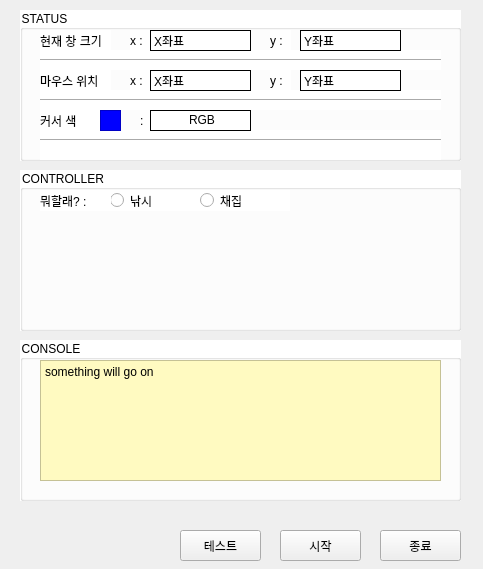
<?xml version="1.0" encoding="UTF-8"?>
<ui version="4.0">
 <class>MainWindow</class>
 <widget class="QMainWindow" name="MainWindow">
  <property name="geometry">
   <rect>
    <x>0</x>
    <y>0</y>
    <width>483</width>
    <height>569</height>
   </rect>
  </property>
  <property name="windowTitle">
   <string>MainWindow</string>
  </property>
  <widget class="QWidget" name="centralwidget">
   <widget class="QPushButton" name="startBtn">
    <property name="geometry">
     <rect>
      <x>280</x>
      <y>530</y>
      <width>81</width>
      <height>31</height>
     </rect>
    </property>
    <property name="text">
     <string>시작</string>
    </property>
   </widget>
   <widget class="QGroupBox" name="groupBox">
    <property name="geometry">
     <rect>
      <x>20</x>
      <y>10</y>
      <width>441</width>
      <height>151</height>
     </rect>
    </property>
    <property name="styleSheet">
     <string notr="true">background-color:rgba(255,255,255,1)</string>
    </property>
    <property name="title">
     <string>STATUS</string>
    </property>
    <widget class="QLabel" name="label_curWindowSize">
     <property name="geometry">
      <rect>
       <x>20</x>
       <y>20</y>
       <width>71</width>
       <height>21</height>
      </rect>
     </property>
     <property name="text">
      <string>현재 창 크기</string>
     </property>
    </widget>
    <widget class="QLabel" name="_">
     <property name="geometry">
      <rect>
       <x>110</x>
       <y>20</y>
       <width>21</width>
       <height>21</height>
      </rect>
     </property>
     <property name="text">
      <string>x :</string>
     </property>
    </widget>
    <widget class="QLabel" name="windowY_label">
     <property name="geometry">
      <rect>
       <x>250</x>
       <y>20</y>
       <width>21</width>
       <height>21</height>
      </rect>
     </property>
     <property name="text">
      <string>y :</string>
     </property>
    </widget>
    <widget class="Line" name="line">
     <property name="geometry">
      <rect>
       <x>20</x>
       <y>40</y>
       <width>401</width>
       <height>20</height>
      </rect>
     </property>
     <property name="orientation">
      <enum>Qt::Horizontal</enum>
     </property>
    </widget>
    <widget class="QLabel" name="windowX">
     <property name="geometry">
      <rect>
       <x>130</x>
       <y>20</y>
       <width>101</width>
       <height>21</height>
      </rect>
     </property>
     <property name="toolTip">
      <string>&lt;html&gt;&lt;head/&gt;&lt;body&gt;&lt;p align=&quot;center&quot;&gt;&lt;br/&gt;&lt;/p&gt;&lt;/body&gt;&lt;/html&gt;</string>
     </property>
     <property name="styleSheet">
      <string notr="true">border: 1px solid black; </string>
     </property>
     <property name="text">
      <string>X좌표</string>
     </property>
    </widget>
    <widget class="QLabel" name="windowY">
     <property name="geometry">
      <rect>
       <x>280</x>
       <y>20</y>
       <width>101</width>
       <height>21</height>
      </rect>
     </property>
     <property name="styleSheet">
      <string notr="true">border: 1px solid black; </string>
     </property>
     <property name="text">
      <string>Y좌표</string>
     </property>
    </widget>
    <widget class="Line" name="line_2">
     <property name="geometry">
      <rect>
       <x>20</x>
       <y>80</y>
       <width>401</width>
       <height>20</height>
      </rect>
     </property>
     <property name="orientation">
      <enum>Qt::Horizontal</enum>
     </property>
    </widget>
    <widget class="QLabel" name="label_6">
     <property name="geometry">
      <rect>
       <x>20</x>
       <y>60</y>
       <width>71</width>
       <height>21</height>
      </rect>
     </property>
     <property name="text">
      <string>마우스 위치</string>
     </property>
    </widget>
    <widget class="QLabel" name="mouseX">
     <property name="geometry">
      <rect>
       <x>110</x>
       <y>60</y>
       <width>21</width>
       <height>21</height>
      </rect>
     </property>
     <property name="text">
      <string>x :</string>
     </property>
    </widget>
    <widget class="QLabel" name="mouseYPos">
     <property name="geometry">
      <rect>
       <x>280</x>
       <y>60</y>
       <width>101</width>
       <height>21</height>
      </rect>
     </property>
     <property name="styleSheet">
      <string notr="true">border: 1px solid black; </string>
     </property>
     <property name="text">
      <string>Y좌표</string>
     </property>
    </widget>
    <widget class="QLabel" name="mouseY">
     <property name="geometry">
      <rect>
       <x>250</x>
       <y>60</y>
       <width>21</width>
       <height>21</height>
      </rect>
     </property>
     <property name="text">
      <string>y :</string>
     </property>
    </widget>
    <widget class="Line" name="line_3">
     <property name="geometry">
      <rect>
       <x>20</x>
       <y>130</y>
       <width>401</width>
       <height>20</height>
      </rect>
     </property>
     <property name="orientation">
      <enum>Qt::Horizontal</enum>
     </property>
    </widget>
    <widget class="QLabel" name="label_11">
     <property name="geometry">
      <rect>
       <x>20</x>
       <y>110</y>
       <width>71</width>
       <height>21</height>
      </rect>
     </property>
     <property name="text">
      <string>커서 색</string>
     </property>
    </widget>
    <widget class="Line" name="line_4">
     <property name="geometry">
      <rect>
       <x>20</x>
       <y>120</y>
       <width>401</width>
       <height>20</height>
      </rect>
     </property>
     <property name="orientation">
      <enum>Qt::Horizontal</enum>
     </property>
    </widget>
    <widget class="QLabel" name="label_12">
     <property name="geometry">
      <rect>
       <x>20</x>
       <y>100</y>
       <width>71</width>
       <height>21</height>
      </rect>
     </property>
     <property name="text">
      <string>커서 색</string>
     </property>
    </widget>
    <widget class="QFrame" name="cursorColorBox">
     <property name="geometry">
      <rect>
       <x>80</x>
       <y>100</y>
       <width>21</width>
       <height>21</height>
      </rect>
     </property>
     <property name="styleSheet">
      <string notr="true">background-color: blue;</string>
     </property>
     <property name="frameShape">
      <enum>QFrame::StyledPanel</enum>
     </property>
     <property name="frameShadow">
      <enum>QFrame::Raised</enum>
     </property>
    </widget>
    <widget class="QLabel" name="label_13">
     <property name="geometry">
      <rect>
       <x>120</x>
       <y>100</y>
       <width>31</width>
       <height>21</height>
      </rect>
     </property>
     <property name="text">
      <string>:</string>
     </property>
    </widget>
    <widget class="QLabel" name="cursorColorCode">
     <property name="geometry">
      <rect>
       <x>130</x>
       <y>100</y>
       <width>101</width>
       <height>21</height>
      </rect>
     </property>
     <property name="toolTip">
      <string>&lt;html&gt;&lt;head/&gt;&lt;body&gt;&lt;p align=&quot;center&quot;&gt;&lt;br/&gt;&lt;/p&gt;&lt;/body&gt;&lt;/html&gt;</string>
     </property>
     <property name="styleSheet">
      <string notr="true">border: 1px solid black; 
text-align: center;
color:rgb(2,2,2);</string>
     </property>
     <property name="text">
      <string>&lt;html&gt;&lt;head/&gt;&lt;body&gt;&lt;p align=&quot;center&quot;&gt;RGB&lt;/p&gt;&lt;/body&gt;&lt;/html&gt;</string>
     </property>
    </widget>
    <widget class="QLabel" name="mouseXPos">
     <property name="geometry">
      <rect>
       <x>130</x>
       <y>60</y>
       <width>101</width>
       <height>21</height>
      </rect>
     </property>
     <property name="toolTip">
      <string>&lt;html&gt;&lt;head/&gt;&lt;body&gt;&lt;p align=&quot;center&quot;&gt;&lt;br/&gt;&lt;/p&gt;&lt;/body&gt;&lt;/html&gt;</string>
     </property>
     <property name="styleSheet">
      <string notr="true">border: 1px solid black; </string>
     </property>
     <property name="text">
      <string>X좌표</string>
     </property>
    </widget>
   </widget>
   <widget class="QGroupBox" name="groupBox_2">
    <property name="geometry">
     <rect>
      <x>20</x>
      <y>170</y>
      <width>441</width>
      <height>161</height>
     </rect>
    </property>
    <property name="styleSheet">
     <string notr="true">background-color:rgba(255,255,255,1)</string>
    </property>
    <property name="title">
     <string>CONTROLLER</string>
    </property>
    <widget class="QRadioButton" name="fishingRadioButton">
     <property name="geometry">
      <rect>
       <x>90</x>
       <y>20</y>
       <width>90</width>
       <height>21</height>
      </rect>
     </property>
     <property name="text">
      <string>낚시</string>
     </property>
    </widget>
    <widget class="QRadioButton" name="gatheringRadioButton">
     <property name="geometry">
      <rect>
       <x>180</x>
       <y>20</y>
       <width>90</width>
       <height>21</height>
      </rect>
     </property>
     <property name="text">
      <string>채집</string>
     </property>
    </widget>
    <widget class="QLabel" name="label_curWindowSize_2">
     <property name="geometry">
      <rect>
       <x>20</x>
       <y>20</y>
       <width>71</width>
       <height>21</height>
      </rect>
     </property>
     <property name="text">
      <string>뭐할래? :</string>
     </property>
    </widget>
   </widget>
   <widget class="QGroupBox" name="groupBox_3">
    <property name="geometry">
     <rect>
      <x>20</x>
      <y>340</y>
      <width>441</width>
      <height>161</height>
     </rect>
    </property>
    <property name="styleSheet">
     <string notr="true">background-color:rgba(255,255,255,1)</string>
    </property>
    <property name="title">
     <string>CONSOLE</string>
    </property>
    <widget class="QTextEdit" name="consoleText">
     <property name="geometry">
      <rect>
       <x>20</x>
       <y>20</y>
       <width>401</width>
       <height>121</height>
      </rect>
     </property>
     <property name="styleSheet">
      <string notr="true">background-color: rgb(255, 250, 193)</string>
     </property>
     <property name="html">
      <string>&lt;!DOCTYPE HTML PUBLIC &quot;-//W3C//DTD HTML 4.0//EN&quot; &quot;http://www.w3.org/TR/REC-html40/strict.dtd&quot;&gt;
&lt;html&gt;&lt;head&gt;&lt;meta name=&quot;qrichtext&quot; content=&quot;1&quot; /&gt;&lt;style type=&quot;text/css&quot;&gt;
p, li { white-space: pre-wrap; }
&lt;/style&gt;&lt;/head&gt;&lt;body style=&quot; font-family:'Gulim'; font-size:9pt; font-weight:400; font-style:normal;&quot;&gt;
&lt;p style=&quot; margin-top:0px; margin-bottom:0px; margin-left:0px; margin-right:0px; -qt-block-indent:0; text-indent:0px;&quot;&gt;something will go on&lt;/p&gt;
&lt;p style=&quot;-qt-paragraph-type:empty; margin-top:0px; margin-bottom:0px; margin-left:0px; margin-right:0px; -qt-block-indent:0; text-indent:0px;&quot;&gt;&lt;br /&gt;&lt;/p&gt;&lt;/body&gt;&lt;/html&gt;</string>
     </property>
    </widget>
   </widget>
   <widget class="QPushButton" name="endBtn">
    <property name="geometry">
     <rect>
      <x>380</x>
      <y>530</y>
      <width>81</width>
      <height>31</height>
     </rect>
    </property>
    <property name="text">
     <string>종료</string>
    </property>
   </widget>
   <widget class="QPushButton" name="testBtn">
    <property name="geometry">
     <rect>
      <x>180</x>
      <y>530</y>
      <width>81</width>
      <height>31</height>
     </rect>
    </property>
    <property name="text">
     <string>테스트</string>
    </property>
   </widget>
  </widget>
  <action name="actionfishing">
   <property name="text">
    <string>fishing</string>
   </property>
  </action>
  <action name="actionherbs">
   <property name="text">
    <string>herbs</string>
   </property>
  </action>
  <action name="actionfishing_2">
   <property name="text">
    <string>fishing</string>
   </property>
  </action>
  <action name="actionherbing">
   <property name="text">
    <string>herbing</string>
   </property>
  </action>
 </widget>
 <resources/>
 <connections/>
</ui>
